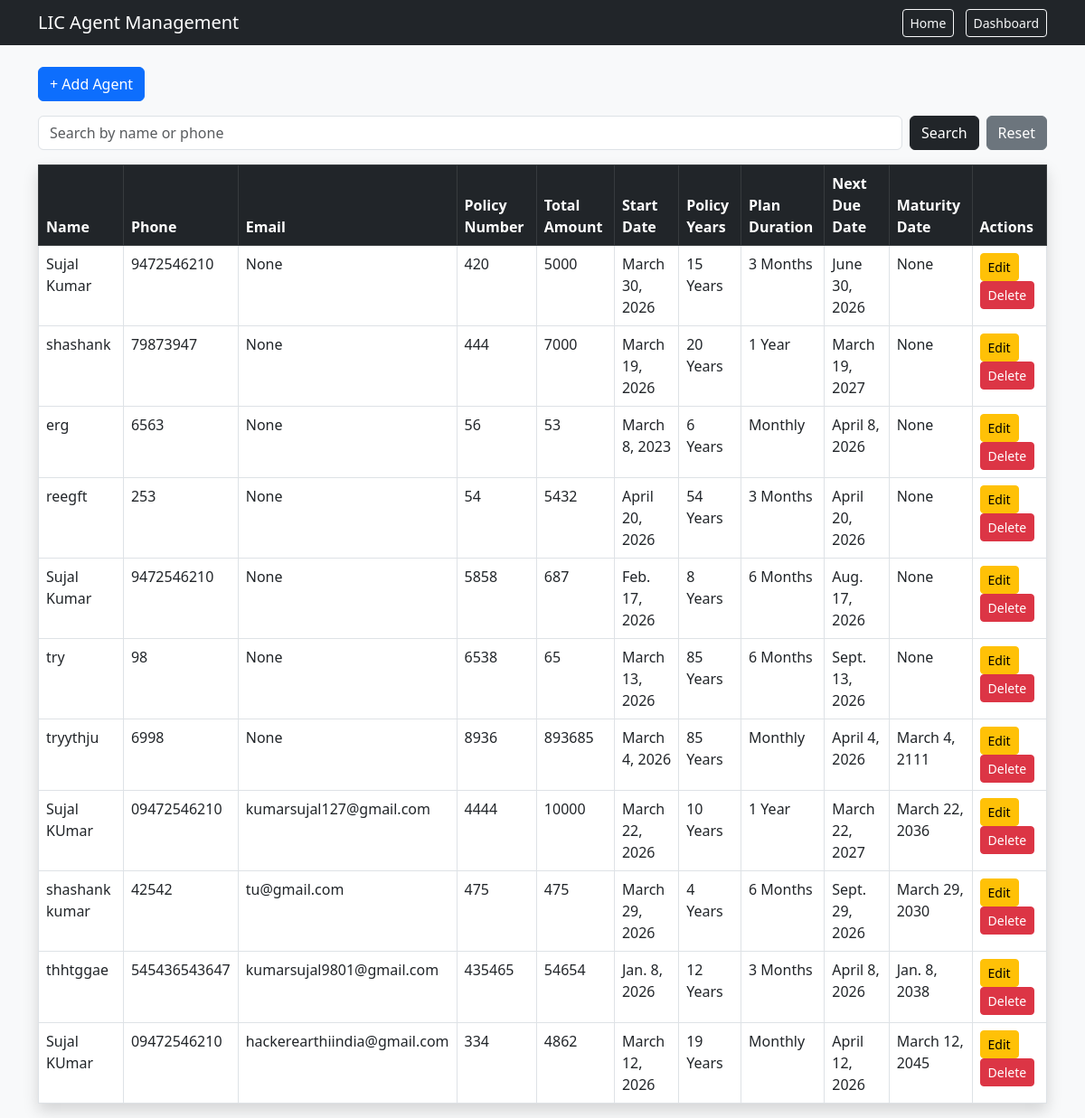
The page / on the database its author committed.
### agents/models.py (models this page shows, shortened)
class Agent(models.Model):
    name = models.CharField(max_length=100)
    phone = models.CharField(max_length=15)

class PolicyHolder(models.Model):
    agent = models.ForeignKey(Agent, on_delete=models.CASCADE)
    policy_number = models.CharField(max_length=50, unique=True)
    holder_name = models.CharField(max_length=100)
    phone = models.CharField(max_length=15)
    email = models.EmailField(null=True, blank=True)  # NEW EMAIL FIELD
    total_amount = models.IntegerField()
    start_date = models.DateField()
    policy_years = models.IntegerField()
    maturity_date = models.DateField(null=True, blank=True)
    PAYMENT_CHOICES = [
        (1, "Monthly"),
        (3, "3 Months"),
        (6, "6 Months"),
        (12, "1 Year"),
    ]
    payment_interval = models.IntegerField(choices=PAYMENT_CHOICES)
    next_due_date = models.DateField()

### agents/views.py (the view)
# urls.py: path('', views.index),
def index(request):
    query = request.GET.get('q')
    if query:
        agents = Agent.objects.filter(
            Q(name__icontains=query) | Q(phone__icontains=query)
        )
    else:
        agents = Agent.objects.all()
    return render(request, 'index.html', {'agents': agents})

### agents/templates/index.html
{% extends "base.html" %}
{% block content %}
<a href="/add/" class="btn btn-primary mb-3">+ Add Agent</a>
<form method="GET" class="mb-3 d-flex">
    <input type="text" name="q" value="{{ request.GET.q|default:'' }}" class="form-control me-2"
        placeholder="Search by name or phone">
    <button type="submit" class="btn btn-dark me-2">Search</button>
    <a href="/" class="btn btn-secondary">Reset</a>
</form>
<table class="table table-bordered table-hover shadow">
    <thead class="table-dark">
        <tr>
            <th>Name</th>
            <th>Phone</th>
            <th>Email</th>
            <th>Policy Number</th>
            <th>Total Amount</th>
            <th>Start Date</th>
            <th>Policy Years</th>
            <th>Plan Duration</th>
            <th>Next Due Date</th>
            <th>Maturity Date</th>
            <th>Actions</th>
        </tr>
    </thead>
    <tbody>
        {% for agent in agents %}
        {% with policy=agent.policyholder_set.first %}
        <tr>
            <td>{{ agent.name }}</td>
            <td>{{ agent.phone }}</td>
            <td>{{ policy.email }}</td>
            {% if policy %}
            <td>{{ policy.policy_number }}</td>
            <td>{{ policy.total_amount }}</td>
            <td>{{ policy.start_date }}</td>
            <td>{{ policy.policy_years }} Years</td>
            <td>{{ policy.get_payment_interval_display }}</td>
            <td>{{ policy.next_due_date }}</td>
            <td>{{ policy.maturity_date }}</td>
            {% else %}
            <td colspan="7" class="text-center text-muted">No Policy</td>
            {% endif %}
            <td>
                <a href="/update/{{ agent.id }}" class="btn btn-warning btn-sm">Edit</a>
                <a href="/delete/{{ agent.id }}" class="btn btn-danger btn-sm"
                    onclick="return confirm('Are you sure?')">Delete</a>
            </td>
        </tr>
        {% endwith %}
        {% empty %}
        <tr>
            <td colspan="11" class="text-center">No agents found</td>
        </tr>
        {% endfor %}
    </tbody>
</table>
{% endblock %}

### agents/templates/base.html (shortened to what this page needs)
<!DOCTYPE html>
<html>
<head>
    <link href="https://cdn.jsdelivr.net/npm/bootstrap@5.3.0/dist/css/bootstrap.min.css" rel="stylesheet">
</head>
<body class="bg-light">
    <nav class="navbar navbar-dark bg-dark mb-4">
        <div class="container">
            <span class="navbar-brand mb-0 h1">LIC Agent Management</span>
            <div>
                <a href="/" class="btn btn-outline-light btn-sm me-2">Home</a>
                <a href="/dashboard/" class="btn btn-outline-light btn-sm">Dashboard</a>
            </div>
        </div>
    </nav>
    <div class="container">
        {% block content %}{% endblock %}
    </div>
</body>
</html>

### rows shown on the page
Agent: name "Sujal Kumar", phone "9472546210", policyholder_set.first.email "None", policyholder_set.first.policy_number "420", policyholder_set.first.total_amount "5000", policyholder_set.first.start_date "March 30, 2026", policyholder_set.first.policy_years "15", policyholder_set.first.payment_interval "3 Months", policyholder_set.first.next_due_date "June 30, 2026", policyholder_set.first.maturity_date "None"
Agent: name "shashank", phone "79873947", policyholder_set.first.email "None", policyholder_set.first.policy_number "444", policyholder_set.first.total_amount "7000", policyholder_set.first.start_date "March 19, 2026", policyholder_set.first.policy_years "20", policyholder_set.first.payment_interval "1 Year", policyholder_set.first.next_due_date "March 19, 2027", policyholder_set.first.maturity_date "None"
Agent: name "erg", phone "6563", policyholder_set.first.email "None", policyholder_set.first.policy_number "56", policyholder_set.first.total_amount "53", policyholder_set.first.start_date "March 8, 2023", policyholder_set.first.policy_years "6", policyholder_set.first.payment_interval "Monthly", policyholder_set.first.next_due_date "April 8, 2026", policyholder_set.first.maturity_date "None"
Agent: name "reegft", phone "253", policyholder_set.first.email "None", policyholder_set.first.policy_number "54", policyholder_set.first.total_amount "5432", policyholder_set.first.start_date "April 20, 2026", policyholder_set.first.policy_years "54", policyholder_set.first.payment_interval "3 Months", policyholder_set.first.next_due_date "April 20, 2026", policyholder_set.first.maturity_date "None"
Agent: name "Sujal Kumar", phone "9472546210", policyholder_set.first.email "None", policyholder_set.first.policy_number "5858", policyholder_set.first.total_amount "687", policyholder_set.first.start_date "Feb. 17, 2026", policyholder_set.first.policy_years "8", policyholder_set.first.payment_interval "6 Months", policyholder_set.first.next_due_date "Aug. 17, 2026", policyholder_set.first.maturity_date "None"
Agent: name "try", phone "98", policyholder_set.first.email "None", policyholder_set.first.policy_number "6538", policyholder_set.first.total_amount "65", policyholder_set.first.start_date "March 13, 2026", policyholder_set.first.policy_years "85", policyholder_set.first.payment_interval "6 Months", policyholder_set.first.next_due_date "Sept. 13, 2026", policyholder_set.first.maturity_date "None"
Agent: name "tryythju", phone "6998", policyholder_set.first.email "None", policyholder_set.first.policy_number "8936", policyholder_set.first.total_amount "893685", policyholder_set.first.start_date "March 4, 2026", policyholder_set.first.policy_years "85", policyholder_set.first.payment_interval "Monthly", policyholder_set.first.next_due_date "April 4, 2026", policyholder_set.first.maturity_date "March 4, 2111"
Agent: name "Sujal KUmar", phone "09472546210", policyholder_set.first.email "kumarsujal127@gmail.com", policyholder_set.first.policy_number "4444", policyholder_set.first.total_amount "10000", policyholder_set.first.start_date "March 22, 2026", policyholder_set.first.policy_years "10", policyholder_set.first.payment_interval "1 Year", policyholder_set.first.next_due_date "March 22, 2027", policyholder_set.first.maturity_date "March 22, 2036"
Agent: name "shashank kumar", phone "42542", policyholder_set.first.email "tu@gmail.com", policyholder_set.first.policy_number "475", policyholder_set.first.total_amount "475", policyholder_set.first.start_date "March 29, 2026", policyholder_set.first.policy_years "4", policyholder_set.first.payment_interval "6 Months", policyholder_set.first.next_due_date "Sept. 29, 2026", policyholder_set.first.maturity_date "March 29, 2030"
Agent: name "thhtggae", phone "545436543647", policyholder_set.first.email "kumarsujal9801@gmail.com", policyholder_set.first.policy_number "435465", policyholder_set.first.total_amount "54654", policyholder_set.first.start_date "Jan. 8, 2026", policyholder_set.first.policy_years "12", policyholder_set.first.payment_interval "3 Months", policyholder_set.first.next_due_date "April 8, 2026", policyholder_set.first.maturity_date "Jan. 8, 2038"
Agent: name "Sujal KUmar", phone "09472546210", policyholder_set.first.email "hackerearthiindia@gmail.com", policyholder_set.first.policy_number "334", policyholder_set.first.total_amount "4862", policyholder_set.first.start_date "March 12, 2026", policyholder_set.first.policy_years "19", policyholder_set.first.payment_interval "Monthly", policyholder_set.first.next_due_date "April 12, 2026", policyholder_set.first.maturity_date "March 12, 2045"
